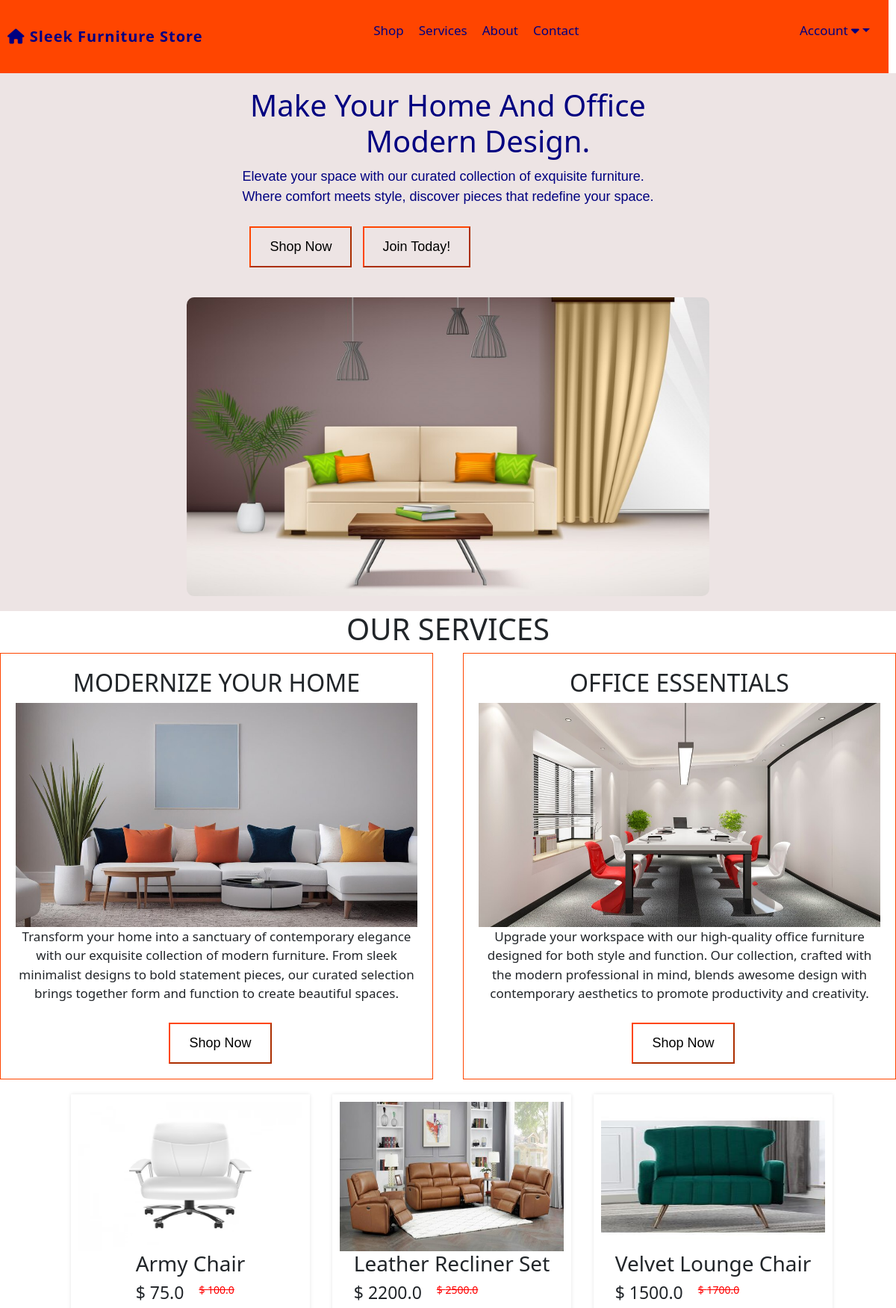
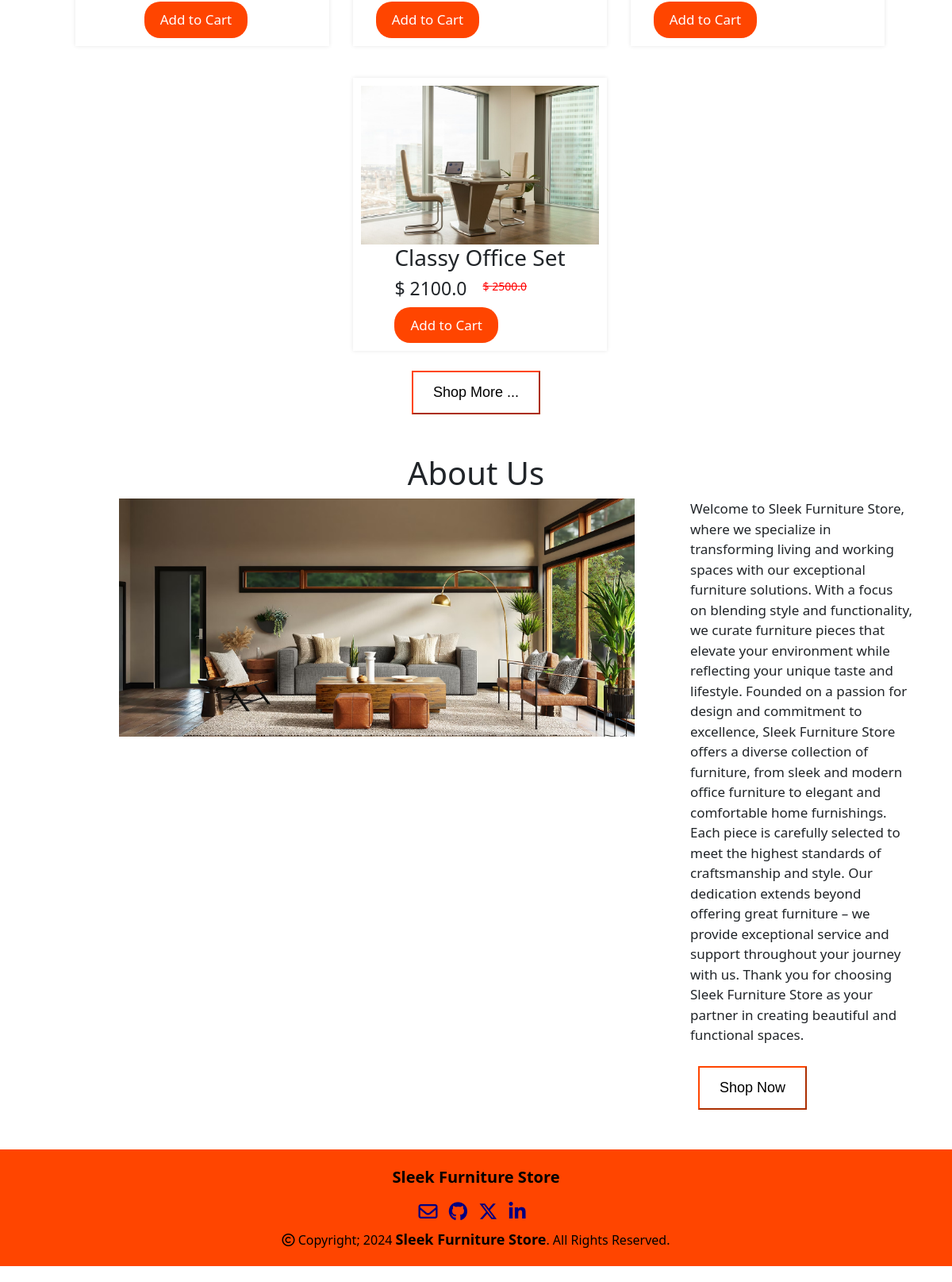
The page / on the database its author committed (2 pictures, top to bottom).
### website/models.py (models this page shows, shortened)
class Product(db.Model):
    id = db.Column(db.Integer, primary_key=True)
    product_name = db.Column(db.String(100), nullable=False)
    current_price = db.Column(db.Float, nullable=False)
    previous_price = db.Column(db.Float, nullable=False)
    in_stock = db.Column(db.Integer, nullable=False)
    product_picture = db.Column(db.String(1000), nullable=False)
    flash_sale = db.Column(db.Boolean, default=False)
    date_added = db.Column(db.DateTime(), default=datetime.utcnow)
    carts = db.relationship('Cart', backref='product', cascade='all, delete-orphan')
    orders = db.relationship('Order', backref='product', cascade='all, delete-orphan')

### website/views.py (the view)
@views.route('/')
def home():
    items = Product.query.filter_by(flash_sale=True)
    return render_template('home.html', items = items, cart=Cart.query.filter_by(customer_link=current_user.id).all()
                           if current_user.is_authenticated else [])

### website/templates/home.html (shortened to what this page needs)
{% extends 'base.html' %}
{% block content %}
    <div class="homepage">
        <div>
            <h1 style="margin-bottom: 10px; color: navy;">Make Your Home And Office
                <br><span style="margin-left: 80px; margin-top: 5px;">Modern Design.</span>
            </h1>
            <p style="font-size: 18px; font-family: Arial, Helvetica, sans-serif; color: navy;">Elevate your space with our curated collection of exquisite furniture.
                <br>Where comfort meets style, discover pieces that redefine your space.
            </p>
            <Button class="custom-button"><a style="text-decoration: none; color: inherit;" href="/all_products">Shop Now</a></Button>
            <Button class="custom-button"><a style="text-decoration: none; color: inherit;" href="/sign-up">Join Today!</a></Button>
        </div>
        <div>
            <img style="height: 400px; width: 700px; border-radius: 10px;" src="static/images/homeimagecover.jpg" alt="">
        </div>
    </div>
    <h1 id="service" style="text-align: center;">OUR SERVICES</h1>
    <div class="services-container">
        <div class="service">
            <h2>MODERNIZE YOUR HOME</h2>
            <img src="static/images/homeservices.jpg">
            <p>Transform your home into a sanctuary of contemporary elegance with our exquisite collection of modern furniture. From sleek minimalist designs to bold statement pieces, our curated selection brings together form and function to create beautiful spaces.</p>
            <Button class="custom-button"><a style="text-decoration: none; color: inherit;" href="/all_products">Shop Now</a></Button>
        </div>
        <div class="service">
            <h2>OFFICE ESSENTIALS</h2>
            <img src="static/images/officeservice.jpg">
            <p>Upgrade your workspace with our high-quality office furniture designed for both style and function. Our collection, crafted with the modern professional in mind, blends awesome design with contemporary aesthetics to promote productivity and creativity.</p>
            <Button class="custom-button"><a style="text-decoration: none; color: inherit;" href="/all_products">Shop Now</a></Button>
        </div>
    </div>
    <div class="homediv-container">
        {% for item in items %}
        <div class="home-products">
            <div class="product">
                <img class="displayimg" src="{{ item.product_picture }}" alt="">
                <div class="product-details">
                    <h3>{{ item.product_name }}</h6>
                    <div class="price">
                        <h5>$ {{ item.current_price }}</h5>
                        <strike><p>$ {{ item.previous_price }}</p></strike>
                    </div>
                    <div class="actions">
                        <button><a href="/add-to-cart/{{ item.id }}">Add to Cart</a></button>
                    </div>
                </div>
            </div>
        </div>
        {% endfor %}
    </div>
    <div class="shopmorediv">
        <button class="shopmore"><a style="text-decoration: none; color: inherit;" href="/all_products">Shop More ...</a></button>
    </div>
    <div id="aboutcontainer" class="aboutcontainer">
        <h1 style="text-align: center; margin-top: 10px;">About Us</h1>
        <div class="aboutclass">
            <div class="image-container">
                <img src="static/images/homeimage.avif" alt="About Image">
            </div>
            <div class="text-container">
                <p>
                    Welcome to Sleek Furniture Store, where we specialize in transforming living and working spaces with our exceptional furniture solutions. With a focus on blending style and functionality, we curate furniture pieces that elevate your environment while reflecting your unique taste and lifestyle.
                    Founded on a passion for design and commitment to excellence, Sleek Furniture Store offers a diverse collection of furniture, from sleek and modern office furniture to elegant and comfortable home furnishings. Each piece is carefully selected to meet the highest standards of craftsmanship and style. Our dedication extends beyond offering great furniture – we provide exceptional service and support throughout your journey with us. Thank you for choosing Sleek Furniture Store as your partner in creating beautiful and functional spaces.
                </p>
                <Button class="custom-button"><a style="text-decoration: none; color: inherit;" href="/all_products">Shop Now</a></Button>
            </div>
        </div>
    </div>
    <footer>
        <p style="font-size: 20px;"><strong>Sleek Furniture Store</strong></p>
        <div id="contact" class="contact">
            <a href="mailto:marymutso2016@gmail.com"><i class="far fa-envelope"></i></a>
            <a href="https://github.com/Mutisomary"><i class="fa-brands fa-github"></i></a>
            <a href="https://twitter.com/MaryMutso"><i class="fa-brands fa-x-twitter"></i></a>
            <a href="https://www.linkedin.com/in/mary-mutiso-softwaredeveloper/"><i class="fa-brands fa-linkedin-in"></i></a>
        </div>
        <div>
            <i class="fa-regular fa-copyright"></i>
            Copyright; 2024 <strong style="font-size: 18px;">Sleek Furniture Store</strong>. All Rights Reserved.
        </div>
    </footer>
{% endblock %}

### website/static/css/navigation.css (style rules this page uses)
body { font-family: 'Arial', sans-serif; margin: 0; padding: 0; background: #eaeaea; }
footer { background-color: orangered; color: #000; text-align: center; padding: 20px; margin-bottom: 20px; }
.contact i { font-size: 24px; margin-right: 10px; color: navy; margin-bottom: 10px; }
.displayimg { height: 202px; width: 180px; max-width: 100%; }

### website/static/css/home.css (style rules this page uses)
.homepage { background-color: #ede4e4; height: 90vh; width: 100%; display: flex; align-items: center; justify-content: space-evenly; flex-wrap: wrap; }
.services-container { display: flex; justify-content: space-between; align-items: flex-start; margin: 0 auto; max-width: 1200px; flex-wrap: wrap; }
.service { width: calc(50% - 20px); padding: 20px; box-sizing: border-box; text-align: center; border: 1px solid orangered; }
.service img { max-width: 100%; width: 700px; height: 300px; object-fit: cover; }
.service button, .homepage button, .text-container button, .shopmore { padding: 12px 25px; font-size: 18px; font-family: Verdana, Geneva, Tahoma, sans-serif; border-color: orangered; transition: background-color 0.3s, color 0.3s; }
.shopmore a { text-decoration: none; color: #000; }
.service p { font-size: 17px; }
.custom-button, .shopmore { margin-top: 10px; font-size: 18px; margin-left: 10px; background-color: transparent; color: #000; transition: background-color 0.3s, color 0.3s; }
.aboutclass { display: flex; margin-left: 150px; margin-right: 50px; margin-bottom: 50px; justify-content: space-between; align-items: flex-start; flex-wrap: wrap; }
.image-container { width: 700px; height: 300px; }
.image-container img { width: 650px; height: 300px; object-fit: cover; }
.text-container { flex: 1; margin-left: 20px; }
.text-container p { font-size: 17px; }
.homediv-container { display: flex; flex-wrap: wrap; gap: 20px; justify-content: center; }
.home-products { margin-top: 20px; margin-left: 10px; padding: 10px; align-items: center; box-shadow: 0 0 5px rgba(0, 0, 0, 0.1); }
.product { display: flex; flex-direction: column; width: 300px; align-items: center; }
.product img { max-width: 100%; width: 100%; height: 200px; }
.product-details { flex: 1; }
.product-details h3 { font-size: 28px; }
.price { display: flex; align-items: center; }
.price h5 { margin-right: 20px; font-size: 23px; }
.price strike { font-size: 14px; color: red; }
.actions a { text-decoration: none; }
.actions button { color: #fff; background-color: orangered; padding: 10px 20px; font-size: 17px; border: none; border-radius: 20px; }
.actions button a { color: #fff; }
.shopmore { display: block; margin: 25px auto 50px; background-color: #fff; }

### website/static/css/cart-orders.css (style rules this page uses)
h1 { text-align: center; margin-top: 20px; }

### rows shown on the page
Product: product_picture (picture), product_name "Army Chair", current_price "75.0", previous_price "100.0"
Product: product_picture (picture), product_name "Leather Recliner Set", current_price "2200.0", previous_price "2500.0"
Product: product_picture (picture), product_name "Velvet Lounge Chair", current_price "1500.0", previous_price "1700.0"
Product: product_picture (picture), product_name "Classy Office Set", current_price "2100.0", previous_price "2500.0"
